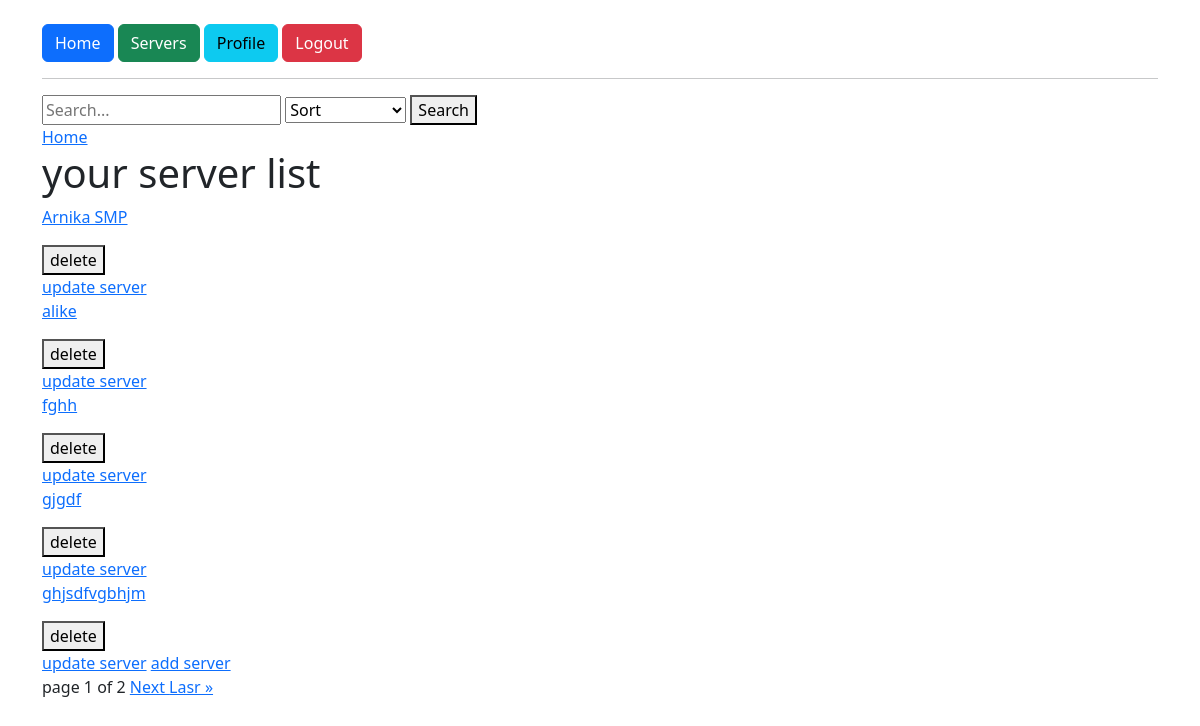
Screenshot of /server-list/ (signed in) with the database file from the repository.
### server/models.py (models this page shows, shortened)
class Server(models.Model):
    server_name = models.CharField(max_length=50)
    version = models.CharField( max_length=50)
    ip = models.GenericIPAddressField()
    description = models.TextField()
    number_of_players = models.IntegerField(default=0)
    server_status = models.CharField(
        max_length=10,
        choices=ServerStatus.choices,
        default=ServerStatus.ONLINE,)
    creation_data = models.DateTimeField(auto_now_add=True)
    server_owner  = models.ForeignKey( settings.AUTH_USER_MODEL,on_delete=models.CASCADE)

### server/views.py (the view)
# urls.py: path("server-list/", server_list_viwe, name='server_list'),
@login_required
def server_list_viwe(request):
    search = request.GET.get("search")
    sort = request.GET.get("sort")
    server = Server.objects.filter(server_owner=request.user)
    if search:
        server = server.filter(server_name__icontains=search)
    if sort == "newest":
        server = server.order_by("-creation_data")
    elif sort == "oldest":
        server = server.order_by("creation_data")
    elif sort == "players":
        server = server.order_by("-number_of_players")
    elif sort == "low_players":
        server = server.order_by("number_of_players")
    elif sort == "online":
        server = server.filter(server_status=True)
    elif sort == "offline":
        server = server.filter(server_status=False)
    paginator = Paginator(server, 5)
    page_number = request.GET.get("page")
    server = paginator.get_page(page_number)
    context = {'server':server}
    return render(request, 'server_list.html', context)

### server/templates/server_list.html (shortened to what this page needs)
{% extends "base.html" %}
{% block content %}
    {% if user.is_authenticated %}
        <form method="GET">
            <input
                type="text"
                name="search"
                placeholder="Search..."
                value="{{ request.GET.search }}">
            <select name="sort">
                <option value="">Sort</option>
            </select>
            <button type="submit">
                Search
            </button>
        </form>
        <a href="{% url 'home' %}">Home</a>
        <h1>your server list</h1>
        {% for item in server%}
            <p><a href="{% url 'server_information'%}?id={{ item.id }} ">{{ item.server_name }}</a></p>
                <form method='post' action={% url 'delete_server' %} >
                    <button type="submit" name='id' value='{{ item.id }}'>delete</button>
                </form>
            <a href="{% url 'update_server' item.id %}">update server</a>
        {% endfor %}
        <a href="{% url 'add_server' %}">add server</a>
    {% else %}
        <form method="get" action="{% url 'login' %}">
         <button type="submit">Enter to site</button>
        </form> {% endif %}
    <div>
        <span>
            page {{ server.number }} of {{ server.paginator.num_pages }}
        </span>
        {% if server.has_next %}
            <a href="?page={{ server.next_page_number }}">
                Next
            </a>
            <a href="?page={{ server.paginator.num_pages }}&search={{ request.GET.search}}&sort={{ request.GET.sort }}">
                Lasr &raquo;
            </a>
        {% endif %}
    </div>
{% endblock %}

### rows the page displays
Server: server_name "Arnika SMP", {{ item.id }} 1 (drawn)
Server: server_name "alike", {{ item.id }} 9 (drawn)
Server: server_name "fghh", {{ item.id }} 10 (drawn)
Server: server_name "gjgdf", {{ item.id }} 11 (drawn)
Server: server_name "ghjsdfvgbhjm", {{ item.id }} 12 (drawn)

### other values shown
{{ server.number }} "1"
{{ server.paginator.num_pages }} "2"
